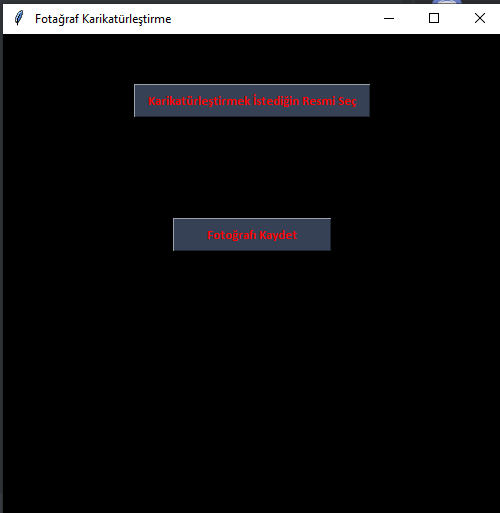
#> input picture Çalışmanın Görselleri/arayüz.png, 500 x 513 px
$ python -i 'karikatürleştirme.py'   (imports and definitions only)
#> lines starting #> are read from the running program, lines starting #| are printed output that depends on the picture; after the words box and inside, x2 and y2 are one past the last pixel; in counts of white or black regions, pixels touching at a corner belong together
import cv2 #Fotağrafı işlemek için
import easygui
import numpy as np #Fotağrafı saklamak için
import imageio #Fotağrafı almak için
import sys
import matplotlib.pyplot as plt
import os
import tkinter as tk
from tkinter import filedialog
from tkinter import *
from PIL import ImageTk, Image


# [4 lines not run here, left out]
# [1 line that did not run here, left out]

def yukleme():
    Fotagraf=easygui.fileopenbox()
    karikaturlestirme(Fotagraf)


def karikaturlestirme(Fotagraf):

    # fotagrafı oku
#> called with Fotagraf = '../Çalışmanın Görselleri/arayüz.png'
    gercekfotograf = cv2.imread(Fotagraf)
#> gercekfotograf is the input picture: shape (513, 500, 3); mean B, G, R 19.3, 18.2, 18.7

    gercekfotograf = cv2.cvtColor(gercekfotograf, cv2.COLOR_BGR2RGB)


    # fotografın seçildiğini onayla
    if gercekfotograf is None:
        print("bulunmadı")
        sys.exit()

    ReSized1 = cv2.resize(gercekfotograf, (960, 540))
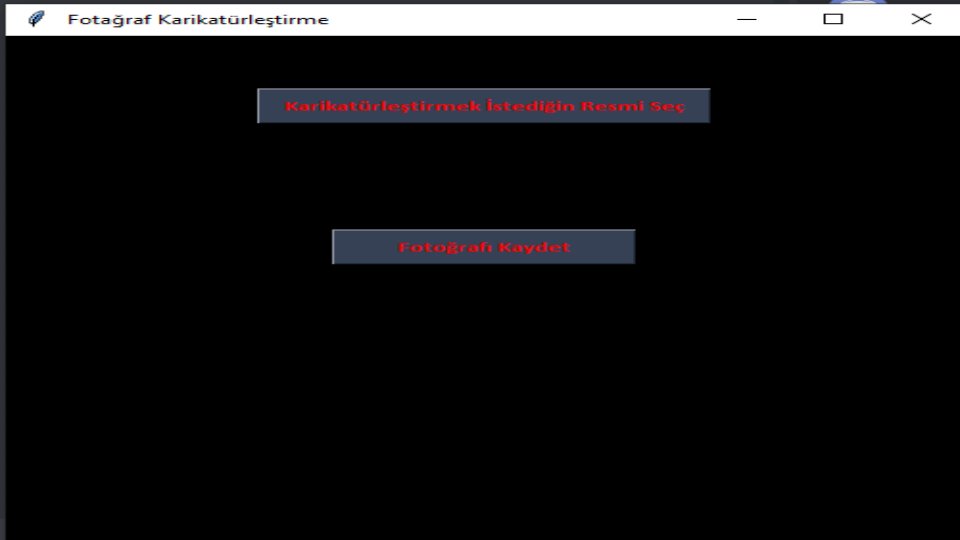
#> ReSized1: shape (540, 960, 3); mean R, G, B 18.7, 18.2, 19.2
    #plt.imshow(ReSized1, cmap='gray')

    #gri ile dönüştürme
    grayScaleImage= cv2.cvtColor(gercekfotograf, cv2.COLOR_BGR2GRAY)
    ReSized2 = cv2.resize(grayScaleImage, (960, 540))
    #plt.imshow(ReSized2, cmap='gray')


    #yumusatmak için blur
    smoothGrayScale = cv2.medianBlur(grayScaleImage, 5)
    ReSized3 = cv2.resize(smoothGrayScale, (960, 540))
    #plt.imshow(ReSized3, cmap='gray')

    #çizgi film efekti için kenarların alınması.
    getEdge = cv2.adaptiveThreshold(smoothGrayScale, 255,
        cv2.ADAPTIVE_THRESH_MEAN_C,
        cv2.THRESH_BINARY, 9, 9)
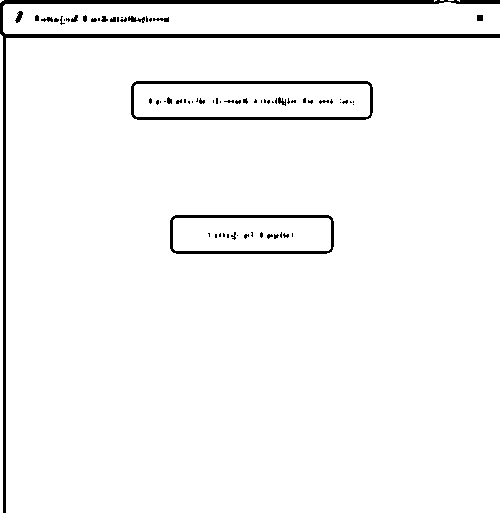
#> getEdge: shape (513, 500); 96.4% white; 75 black regions (55 under 20 px), largest, box (x1, y1, x2, y2) and area: (0, 0, 500, 513) 5463, (131, 81, 373, 120) 1606, (170, 215, 334, 254) 1138

    ReSized4 = cv2.resize(getEdge, (960, 540))
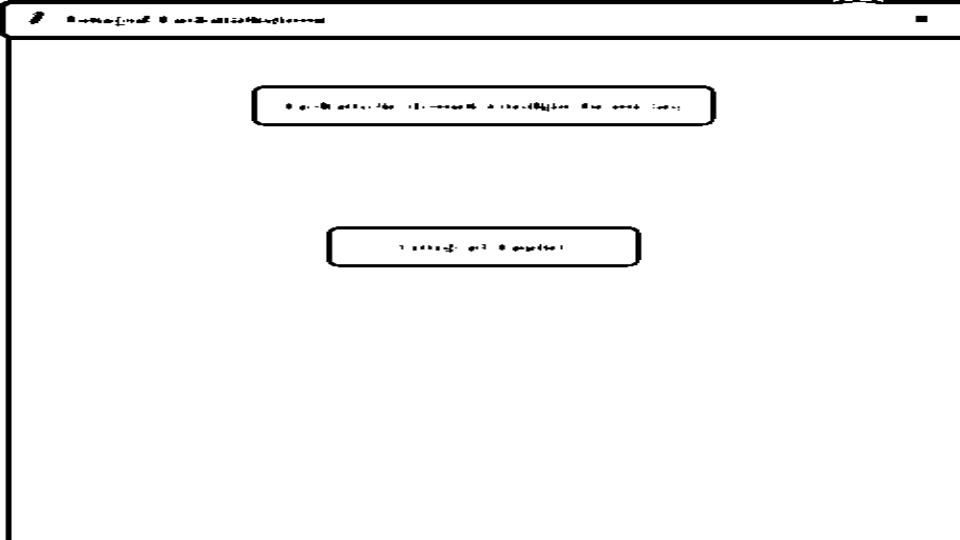
#> ReSized4: shape (540, 960); min 0, max 255, mean 245.8
    #plt.imshow(ReSized4, cmap='gray')


    # keskinlestirme
    renkliFoto = cv2.bilateralFilter(gercekfotograf, 9, 300, 300)
    ReSized5 = cv2.resize(renkliFoto, (960, 540))
    #plt.imshow(ReSized5, cmap='gray')


    #maskeleme işlemi
    karikatur = cv2.bitwise_and(renkliFoto, renkliFoto, mask=getEdge)
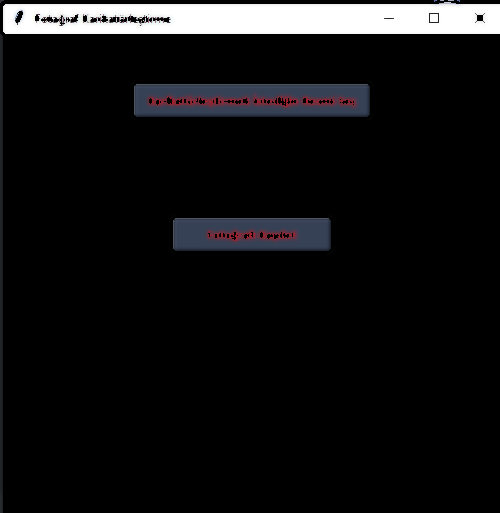
#> karikatur: shape (513, 500, 3); mean R, G, B 17.4, 17.1, 18.1

    ReSized6 = cv2.resize(karikatur, (960, 540))
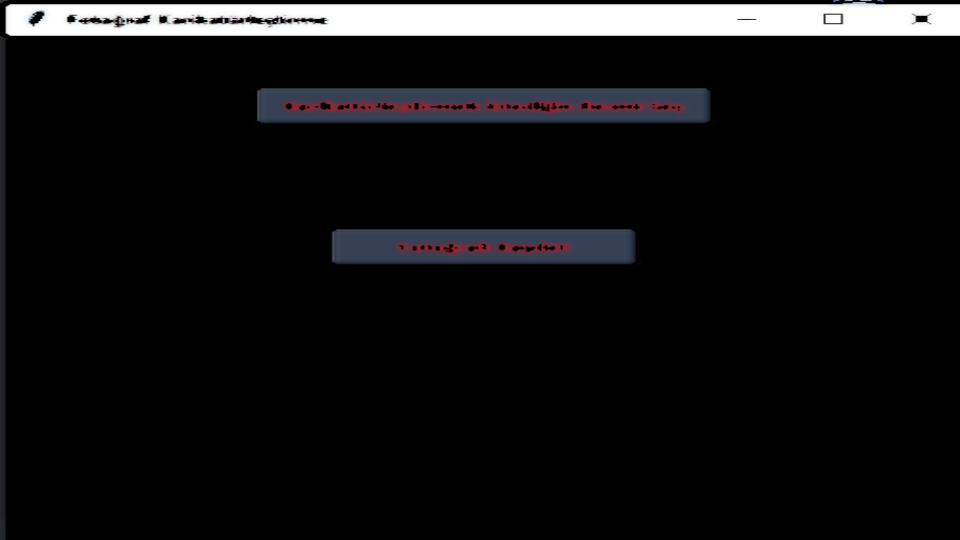
#> ReSized6: shape (540, 960, 3); mean R, G, B 17.3, 17.1, 18
    #plt.imshow(ReSized6, cmap='gray')

    images=[ReSized1, ReSized2, ReSized3, ReSized4, ReSized5, ReSized6]

    fig, axes = plt.subplots(3,2, figsize=(8,8), subplot_kw={'xticks':[], 'yticks':[]}, gridspec_kw=dict(hspace=0.1, wspace=0.1))
    for i, ax in enumerate(axes.flat):
        ax.imshow(images[i], cmap='gray')

#> (the run stopped early here; a loop or call above may not have finished)
